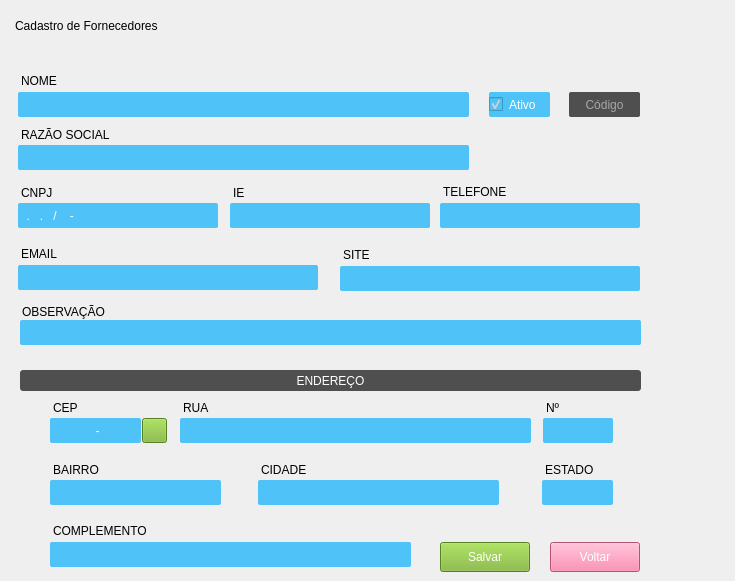
       <widget class="QWidget" name="formCadastroFornecedor">
        <widget class="QLabel" name="lbl_fornecedor_nome">
         <property name="geometry">
          <rect>
           <x>21</x>
           <y>73</y>
           <width>41</width>
           <height>16</height>
          </rect>
         </property>
         <property name="styleSheet">
          <string notr="true">font: 700 10pt &quot;Arial&quot;;</string>
         </property>
         <property name="text">
          <string>NOME</string>
         </property>
        </widget>
        <widget class="QLabel" name="lbl_title_cadastro_fornecedor">
         <property name="geometry">
          <rect>
           <x>15</x>
           <y>10</y>
           <width>711</width>
           <height>31</height>
          </rect>
         </property>
         <property name="styleSheet">
          <string notr="true">font: 700 20pt &quot;Arial&quot;;
border-bottom: 2px solid;</string>
         </property>
         <property name="text">
          <string>Cadastro de Fornecedores</string>
         </property>
        </widget>
        <widget class="QLabel" name="lbl_fornecedor_cnpj">
         <property name="geometry">
          <rect>
           <x>21</x>
           <y>185</y>
           <width>49</width>
           <height>16</height>
          </rect>
         </property>
         <property name="styleSheet">
          <string notr="true">font: 700 10pt &quot;Arial&quot;;</string>
         </property>
         <property name="text">
          <string>CNPJ</string>
         </property>
        </widget>
        <widget class="QLineEdit" name="cnpj">
         <property name="geometry">
          <rect>
           <x>18</x>
           <y>203</y>
           <width>200</width>
           <height>25</height>
          </rect>
         </property>
         <property name="styleSheet">
          <string notr="true">QLineEdit{
	background-color: #4fc2f7;
	font: 12pt &quot;Arial&quot;;
	color: rgb(255, 255, 255);
	border:none;
	border-radius: 2px;
}

QLineEdit:Focus {
	border: 1px solid red;
}</string>
         </property>
         <property name="inputMask">
          <string>00.000.000/0000-00</string>
         </property>
        </widget>
        <widget class="QLineEdit" name="fornecedor_nome">
         <property name="geometry">
          <rect>
           <x>18</x>
           <y>92</y>
           <width>451</width>
           <height>25</height>
          </rect>
         </property>
         <property name="styleSheet">
          <string notr="true">QLineEdit{
	background-color: #4fc2f7;
	font: 12pt &quot;Arial&quot;;
	color: rgb(255, 255, 255);
	border:none;
	border-radius: 2px;
}

QLineEdit:Focus {
	border: 1px solid red;
}</string>
         </property>
        </widget>
        <widget class="QPushButton" name="btn_save_fornecedor">
         <property name="geometry">
          <rect>
           <x>440</x>
           <y>542</y>
           <width>90</width>
           <height>30</height>
          </rect>
         </property>
         <property name="styleSheet">
          <string notr="true">QPushButton {
	font: 10pt &quot;Arial&quot;;
	background-color: #7AB32E;
	color: #FFF;
 }
QPushButton:hover{
	background-color: rgb(0, 170, 0);
}</string>
         </property>
         <property name="text">
          <string>Salvar</string>
         </property>
         <property name="icon">
          <iconset>
           <normaloff>icons/iconSave.png</normaloff>icons/iconSave.png</iconset>
         </property>
         <property name="iconSize">
          <size>
           <width>20</width>
           <height>32</height>
          </size>
         </property>
         <property name="checkable">
          <bool>false</bool>
         </property>
         <property name="default">
          <bool>false</bool>
         </property>
         <property name="flat">
          <bool>false</bool>
         </property>
        </widget>
        <widget class="QLineEdit" name="fornecedor_observacao">
         <property name="geometry">
          <rect>
           <x>20</x>
           <y>320</y>
           <width>621</width>
           <height>25</height>
          </rect>
         </property>
         <property name="styleSheet">
          <string notr="true">QLineEdit{
	background-color: #4fc2f7;
	font: 12pt &quot;Arial&quot;;
	color: rgb(255, 255, 255);
	border:none;
	border-radius: 2px;
}

QLineEdit:Focus {
	border: 1px solid red;
}</string>
         </property>
        </widget>
        <widget class="QLabel" name="lbl_fornecedor_observacao">
         <property name="geometry">
          <rect>
           <x>22</x>
           <y>303</y>
           <width>91</width>
           <height>17</height>
          </rect>
         </property>
         <property name="styleSheet">
          <string notr="true">font: 700 10pt &quot;Arial&quot;;</string>
         </property>
         <property name="text">
          <string>OBSERVAÇÃO</string>
         </property>
        </widget>
        <widget class="QPushButton" name="btn_goback_fornecedor">
         <property name="geometry">
          <rect>
           <x>550</x>
           <y>542</y>
           <width>90</width>
           <height>30</height>
          </rect>
         </property>
         <property name="styleSheet">
          <string notr="true">QPushButton {
	font: 10pt &quot;Arial&quot;;
	background-color: rgb(253, 115, 163);
	color: #FFF;
 }
QPushButton:hover{
	background-color: rgb(255, 0, 0);
}</string>
         </property>
         <property name="text">
          <string>Voltar</string>
         </property>
         <property name="icon">
          <iconset>
           <normaloff>icons/iconGoBack.png</normaloff>icons/iconGoBack.png</iconset>
         </property>
         <property name="iconSize">
          <size>
           <width>20</width>
           <height>32</height>
          </size>
         </property>
        </widget>
        <widget class="QLineEdit" name="razao_social">
         <property name="geometry">
          <rect>
           <x>18</x>
           <y>145</y>
           <width>451</width>
           <height>25</height>
          </rect>
         </property>
         <property name="styleSheet">
          <string notr="true">QLineEdit{
	background-color: #4fc2f7;
	font: 12pt &quot;Arial&quot;;
	color: rgb(255, 255, 255);
	border:none;
	border-radius: 2px;
}

QLineEdit:Focus {
	border: 1px solid red;
}</string>
         </property>
        </widget>
        <widget class="QLabel" name="lbl_fornecedor_razao_social">
         <property name="geometry">
          <rect>
           <x>21</x>
           <y>127</y>
           <width>101</width>
           <height>16</height>
          </rect>
         </property>
         <property name="styleSheet">
          <string notr="true">font: 700 10pt &quot;Arial&quot;;</string>
         </property>
         <property name="text">
          <string>RAZÃO SOCIAL</string>
         </property>
        </widget>
        <widget class="QLineEdit" name="inscricao_estadual">
         <property name="geometry">
          <rect>
           <x>230</x>
           <y>203</y>
           <width>200</width>
           <height>25</height>
          </rect>
         </property>
         <property name="styleSheet">
          <string notr="true">QLineEdit{
	background-color: #4fc2f7;
	font: 12pt &quot;Arial&quot;;
	color: rgb(255, 255, 255);
	border:none;
	border-radius: 2px;
}

QLineEdit:Focus {
	border: 1px solid red;
}</string>
         </property>
        </widget>
        <widget class="QLabel" name="lbl_fornecedor_ie">
         <property name="geometry">
          <rect>
           <x>233</x>
           <y>185</y>
           <width>31</width>
           <height>16</height>
          </rect>
         </property>
         <property name="styleSheet">
          <string notr="true">font: 700 10pt &quot;Arial&quot;;</string>
         </property>
         <property name="text">
          <string>IE</string>
         </property>
        </widget>
        <widget class="QLineEdit" name="fornecedor_telefone">
         <property name="geometry">
          <rect>
           <x>440</x>
           <y>203</y>
           <width>200</width>
           <height>25</height>
          </rect>
         </property>
         <property name="styleSheet">
          <string notr="true">QLineEdit{
	background-color: #4fc2f7;
	font: 12pt &quot;Arial&quot;;
	color: rgb(255, 255, 255);
	border:none;
	border-radius: 2px;
}

QLineEdit:Focus {
	border: 1px solid red;
}</string>
         </property>
        </widget>
        <widget class="QLineEdit" name="fornecedor_site">
         <property name="geometry">
          <rect>
           <x>340</x>
           <y>266</y>
           <width>300</width>
           <height>25</height>
          </rect>
         </property>
         <property name="styleSheet">
          <string notr="true">QLineEdit{
	background-color: #4fc2f7;
	font: 12pt &quot;Arial&quot;;
	color: rgb(255, 255, 255);
	border:none;
	border-radius: 2px;
}

QLineEdit:Focus {
	border: 1px solid red;
}</string>
         </property>
        </widget>
        <widget class="QLineEdit" name="fornecedor_email">
         <property name="geometry">
          <rect>
           <x>18</x>
           <y>265</y>
           <width>300</width>
           <height>25</height>
          </rect>
         </property>
         <property name="styleSheet">
          <string notr="true">QLineEdit{
	background-color: #4fc2f7;
	font: 12pt &quot;Arial&quot;;
	color: rgb(255, 255, 255);
	border:none;
	border-radius: 2px;
}

QLineEdit:Focus {
	border: 1px solid red;
}</string>
         </property>
        </widget>
        <widget class="QLabel" name="lbl_fornecedor_telefone">
         <property name="geometry">
          <rect>
           <x>443</x>
           <y>184</y>
           <width>71</width>
           <height>16</height>
          </rect>
         </property>
         <property name="styleSheet">
          <string notr="true">font: 700 10pt &quot;Arial&quot;;</string>
         </property>
         <property name="text">
          <string>TELEFONE</string>
         </property>
        </widget>
        <widget class="QLabel" name="lbl_fornecedor_site">
         <property name="geometry">
          <rect>
           <x>343</x>
           <y>247</y>
           <width>49</width>
           <height>16</height>
          </rect>
         </property>
         <property name="styleSheet">
          <string notr="true">font: 700 10pt &quot;Arial&quot;;</string>
         </property>
         <property name="text">
          <string>SITE</string>
         </property>
        </widget>
        <widget class="QLabel" name="lbl_fornecedor_email">
         <property name="geometry">
          <rect>
           <x>21</x>
           <y>246</y>
           <width>49</width>
           <height>16</height>
          </rect>
         </property>
         <property name="styleSheet">
          <string notr="true">font: 700 10pt &quot;Arial&quot;;</string>
         </property>
         <property name="text">
          <string>EMAIL</string>
         </property>
        </widget>
        <widget class="QLabel" name="lbl_fornecedor_endereco">
         <property name="geometry">
          <rect>
           <x>20</x>
           <y>370</y>
           <width>621</width>
           <height>21</height>
          </rect>
         </property>
         <property name="styleSheet">
          <string notr="true">font: 700 11pt &quot;Arial&quot;;
color: rgb(255, 255, 255);
background-color:#4f4f4f;
border-radius: 3px;</string>
         </property>
         <property name="text">
          <string>ENDEREÇO</string>
         </property>
         <property name="alignment">
          <set>Qt::AlignmentFlag::AlignCenter</set>
         </property>
        </widget>
        <widget class="QLabel" name="lbl_fornecedor_rua">
         <property name="geometry">
          <rect>
           <x>183</x>
           <y>400</y>
           <width>51</width>
           <height>16</height>
          </rect>
         </property>
         <property name="styleSheet">
          <string notr="true">font: 700 10pt &quot;Arial&quot;;</string>
         </property>
         <property name="text">
          <string>RUA</string>
         </property>
        </widget>
        <widget class="QLabel" name="lbl_fornecedor_estado">
         <property name="geometry">
          <rect>
           <x>545</x>
           <y>462</y>
           <width>61</width>
           <height>16</height>
          </rect>
         </property>
         <property name="styleSheet">
          <string notr="true">font: 700 10pt &quot;Arial&quot;;</string>
         </property>
         <property name="text">
          <string>ESTADO</string>
         </property>
        </widget>
        <widget class="QLineEdit" name="fornecedor_estado">
         <property name="geometry">
          <rect>
           <x>542</x>
           <y>480</y>
           <width>71</width>
           <height>25</height>
          </rect>
         </property>
         <property name="focusPolicy">
          <enum>Qt::FocusPolicy::WheelFocus</enum>
         </property>
         <property name="styleSheet">
          <string notr="true">QLineEdit{
	background-color: #4fc2f7;
	font: 12pt &quot;Arial&quot;;
	color: rgb(255, 255, 255);
	border:none;
	border-radius: 2px;
}

QLineEdit:Focus {
	border: 1px solid red;
}</string>
         </property>
         <property name="inputMask">
          <string/>
         </property>
         <property name="alignment">
          <set>Qt::AlignmentFlag::AlignLeading|Qt::AlignmentFlag::AlignLeft|Qt::AlignmentFlag::AlignVCenter</set>
         </property>
         <property name="placeholderText">
          <string/>
         </property>
        </widget>
        <widget class="QLineEdit" name="fornecedor_bairro">
         <property name="geometry">
          <rect>
           <x>50</x>
           <y>480</y>
           <width>171</width>
           <height>25</height>
          </rect>
         </property>
         <property name="focusPolicy">
          <enum>Qt::FocusPolicy::WheelFocus</enum>
         </property>
         <property name="styleSheet">
          <string notr="true">QLineEdit{
	background-color: #4fc2f7;
	font: 12pt &quot;Arial&quot;;
	color: rgb(255, 255, 255);
	border:none;
	border-radius: 2px;
}

QLineEdit:Focus {
	border: 1px solid red;
}</string>
         </property>
         <property name="inputMask">
          <string/>
         </property>
         <property name="alignment">
          <set>Qt::AlignmentFlag::AlignLeading|Qt::AlignmentFlag::AlignLeft|Qt::AlignmentFlag::AlignVCenter</set>
         </property>
         <property name="placeholderText">
          <string/>
         </property>
        </widget>
        <widget class="QLabel" name="lbl_fornecedor_nro">
         <property name="geometry">
          <rect>
           <x>546</x>
           <y>400</y>
           <width>50</width>
           <height>16</height>
          </rect>
         </property>
         <property name="styleSheet">
          <string notr="true">font: 700 10pt &quot;Arial&quot;;</string>
         </property>
         <property name="text">
          <string>Nº</string>
         </property>
        </widget>
        <widget class="QLineEdit" name="fornecedor_rua">
         <property name="geometry">
          <rect>
           <x>180</x>
           <y>418</y>
           <width>351</width>
           <height>25</height>
          </rect>
         </property>
         <property name="focusPolicy">
          <enum>Qt::FocusPolicy::WheelFocus</enum>
         </property>
         <property name="styleSheet">
          <string notr="true">QLineEdit{
	background-color: #4fc2f7;
	font: 12pt &quot;Arial&quot;;
	color: rgb(255, 255, 255);
	border:none;
	border-radius: 2px;
}

QLineEdit:Focus {
	border: 1px solid red;
}</string>
         </property>
         <property name="inputMask">
          <string/>
         </property>
         <property name="alignment">
          <set>Qt::AlignmentFlag::AlignLeading|Qt::AlignmentFlag::AlignLeft|Qt::AlignmentFlag::AlignVCenter</set>
         </property>
         <property name="placeholderText">
          <string/>
         </property>
        </widget>
        <widget class="QLabel" name="lbl_fornecedor_cidade">
         <property name="geometry">
          <rect>
           <x>261</x>
           <y>462</y>
           <width>120</width>
           <height>16</height>
          </rect>
         </property>
         <property name="styleSheet">
          <string notr="true">font: 700 10pt &quot;Arial&quot;;</string>
         </property>
         <property name="text">
          <string>CIDADE</string>
         </property>
        </widget>
        <widget class="QLineEdit" name="fornecedor_cidade">
         <property name="geometry">
          <rect>
           <x>258</x>
           <y>480</y>
           <width>241</width>
           <height>25</height>
          </rect>
         </property>
         <property name="focusPolicy">
          <enum>Qt::FocusPolicy::WheelFocus</enum>
         </property>
         <property name="styleSheet">
          <string notr="true">QLineEdit{
	background-color: #4fc2f7;
	font: 12pt &quot;Arial&quot;;
	color: rgb(255, 255, 255);
	border:none;
	border-radius: 2px;
}

QLineEdit:Focus {
	border: 1px solid red;
}</string>
         </property>
         <property name="inputMask">
          <string/>
         </property>
         <property name="alignment">
          <set>Qt::AlignmentFlag::AlignLeading|Qt::AlignmentFlag::AlignLeft|Qt::AlignmentFlag::AlignVCenter</set>
         </property>
         <property name="placeholderText">
          <string/>
         </property>
        </widget>
        <widget class="QLineEdit" name="fornecedor_nro">
         <property name="geometry">
          <rect>
           <x>543</x>
           <y>418</y>
           <width>70</width>
           <height>25</height>
          </rect>
         </property>
         <property name="focusPolicy">
          <enum>Qt::FocusPolicy::WheelFocus</enum>
         </property>
         <property name="styleSheet">
          <string notr="true">QLineEdit{
	background-color: #4fc2f7;
	font: 12pt &quot;Arial&quot;;
	color: rgb(255, 255, 255);
	border:none;
	border-radius: 2px;
}

QLineEdit:Focus {
	border: 1px solid red;
}</string>
         </property>
         <property name="inputMask">
          <string/>
         </property>
         <property name="alignment">
          <set>Qt::AlignmentFlag::AlignLeading|Qt::AlignmentFlag::AlignLeft|Qt::AlignmentFlag::AlignVCenter</set>
         </property>
         <property name="placeholderText">
          <string/>
         </property>
        </widget>
        <widget class="QLineEdit" name="fornecedor_cep">
         <property name="geometry">
          <rect>
           <x>50</x>
           <y>418</y>
           <width>91</width>
           <height>25</height>
          </rect>
         </property>
         <property name="focusPolicy">
          <enum>Qt::FocusPolicy::WheelFocus</enum>
         </property>
         <property name="styleSheet">
          <string notr="true">QLineEdit{
	background-color: #4fc2f7;
	font: 12pt &quot;Arial&quot;;
	color: rgb(255, 255, 255);
	border:none;
	border-radius: 2px;
}

QLineEdit:Focus {
	border: 1px solid red;
}</string>
         </property>
         <property name="inputMask">
          <string>99999-999</string>
         </property>
         <property name="alignment">
          <set>Qt::AlignmentFlag::AlignCenter</set>
         </property>
         <property name="placeholderText">
          <string>123456789</string>
         </property>
        </widget>
        <widget class="QLabel" name="lbl_fornecedor_bairro">
         <property name="geometry">
          <rect>
           <x>53</x>
           <y>462</y>
           <width>120</width>
           <height>16</height>
          </rect>
         </property>
         <property name="styleSheet">
          <string notr="true">font: 700 10pt &quot;Arial&quot;;</string>
         </property>
         <property name="text">
          <string>BAIRRO</string>
         </property>
        </widget>
        <widget class="QLabel" name="lbl_fornecedor_cep">
         <property name="geometry">
          <rect>
           <x>53</x>
           <y>400</y>
           <width>50</width>
           <height>16</height>
          </rect>
         </property>
         <property name="styleSheet">
          <string notr="true">font: 700 10pt &quot;Arial&quot;;</string>
         </property>
         <property name="text">
          <string>CEP</string>
         </property>
        </widget>
        <widget class="QLineEdit" name="fornecedor_complemento">
         <property name="geometry">
          <rect>
           <x>50</x>
           <y>542</y>
           <width>361</width>
           <height>25</height>
          </rect>
         </property>
         <property name="focusPolicy">
          <enum>Qt::FocusPolicy::WheelFocus</enum>
         </property>
         <property name="styleSheet">
          <string notr="true">QLineEdit{
	background-color: #4fc2f7;
	font: 12pt &quot;Arial&quot;;
	color: rgb(255, 255, 255);
	border:none;
	border-radius: 2px;
}

QLineEdit:Focus {
	border: 1px solid red;
}</string>
         </property>
         <property name="inputMask">
          <string/>
         </property>
         <property name="alignment">
          <set>Qt::AlignmentFlag::AlignLeading|Qt::AlignmentFlag::AlignLeft|Qt::AlignmentFlag::AlignVCenter</set>
         </property>
         <property name="placeholderText">
          <string/>
         </property>
        </widget>
        <widget class="QLabel" name="lbl_fornecedor_complemento">
         <property name="geometry">
          <rect>
           <x>53</x>
           <y>523</y>
           <width>101</width>
           <height>16</height>
          </rect>
         </property>
         <property name="styleSheet">
          <string notr="true">font: 700 10pt &quot;Arial&quot;;</string>
         </property>
         <property name="text">
          <string>COMPLEMENTO</string>
         </property>
        </widget>
        <widget class="QCheckBox" name="chk_fornecedor_ativo">
         <property name="geometry">
          <rect>
           <x>489</x>
           <y>92</y>
           <width>61</width>
           <height>25</height>
          </rect>
         </property>
         <property name="styleSheet">
          <string notr="true">QCheckBox{
	background-color: #4fc2f7;
	font: 12pt &quot;Arial&quot;;
	color: rgb(255, 255, 255);
	border:none;
	border-radius: 2px;
}

QCheckBox:Focus {
	border: 1px solid red;
}</string>
         </property>
         <property name="text">
          <string>Ativo</string>
         </property>
         <property name="checked">
          <bool>true</bool>
         </property>
        </widget>
        <widget class="QLineEdit" name="id_fornecedor">
         <property name="enabled">
          <bool>false</bool>
         </property>
         <property name="geometry">
          <rect>
           <x>569</x>
           <y>92</y>
           <width>71</width>
           <height>25</height>
          </rect>
         </property>
         <property name="styleSheet">
          <string notr="true">color: rgb(255, 255, 255);
font: 700 12pt &quot;Arial&quot;;
background-color:#4f4f4f;
border:none;
border-radius: 2px;</string>
         </property>
         <property name="alignment">
          <set>Qt::AlignmentFlag::AlignCenter</set>
         </property>
         <property name="readOnly">
          <bool>true</bool>
         </property>
         <property name="placeholderText">
          <string>Código</string>
         </property>
        </widget>
        <widget class="QPushButton" name="btn_search_cep_fornecedor">
         <property name="geometry">
          <rect>
           <x>142</x>
           <y>418</y>
           <width>25</width>
           <height>25</height>
          </rect>
         </property>
         <property name="styleSheet">
          <string notr="true">QPushButton {
	font: 10pt &quot;Arial&quot;;
	background-color: #7AB32E;
	color: #FFF;
 }
QPushButton:hover{
	background-color: rgb(0, 170, 0);
}</string>
         </property>
         <property name="text">
          <string/>
         </property>
         <property name="icon">
          <iconset>
           <normaloff>icons/iconSearch.png</normaloff>icons/iconSearch.png</iconset>
         </property>
         <property name="iconSize">
          <size>
           <width>20</width>
           <height>32</height>
          </size>
         </property>
         <property name="checkable">
          <bool>false</bool>
         </property>
         <property name="default">
          <bool>false</bool>
         </property>
         <property name="flat">
          <bool>false</bool>
         </property>
        </widget>
       </widget>
